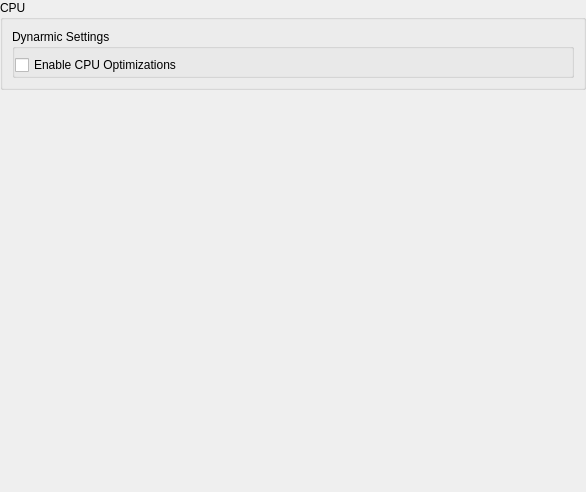
           <widget class="QWidget" name="cpu_scroll_contents">
            <property name="geometry">
             <rect>
              <x>0</x>
              <y>0</y>
              <width>586</width>
              <height>492</height>
             </rect>
            </property>
            <layout class="QVBoxLayout" name="cpu_tab_content_layout">
             <property name="spacing">
              <number>9</number>
             </property>
             <property name="leftMargin">
              <number>0</number>
             </property>
             <property name="topMargin">
              <number>0</number>
             </property>
             <property name="rightMargin">
              <number>0</number>
             </property>
             <property name="bottomMargin">
              <number>0</number>
             </property>
             <item>
              <widget class="QGroupBox" name="gb_cpu_emulation_section">
               <property name="title">
                <string>CPU</string>
               </property>
               <layout class="QVBoxLayout" name="gb_cpu_emulation_section_layout">
                <property name="spacing">
                 <number>6</number>
                </property>
                <item>
                 <widget class="QGroupBox" name="gb_cpu_optimizations">
                  <property name="title">
                   <string>Dynarmic Settings</string>
                  </property>
                  <property name="flat">
                   <bool>true</bool>
                  </property>
                  <layout class="QVBoxLayout" name="gb_cpu_optimizations_layout">
                   <property name="leftMargin">
                    <number>0</number>
                   </property>
                   <property name="topMargin">
                    <number>6</number>
                   </property>
                   <property name="rightMargin">
                    <number>0</number>
                   </property>
                   <property name="bottomMargin">
                    <number>0</number>
                   </property>
                   <item>
                    <widget class="QCheckBox" name="cpu_opt">
                     <property name="text">
                      <string>Enable CPU Optimizations</string>
                     </property>
                    </widget>
                   </item>
                  </layout>
                 </widget>
                </item>
               </layout>
              </widget>
             </item>
             <item>
              <spacer name="cpu_tab_content_spacer">
               <property name="orientation">
                <enum>Qt::Orientation::Vertical</enum>
               </property>
               <property name="sizeHint" stdset="0">
                <size>
                 <width>20</width>
                 <height>40</height>
                </size>
               </property>
              </spacer>
             </item>
            </layout>
           </widget>
